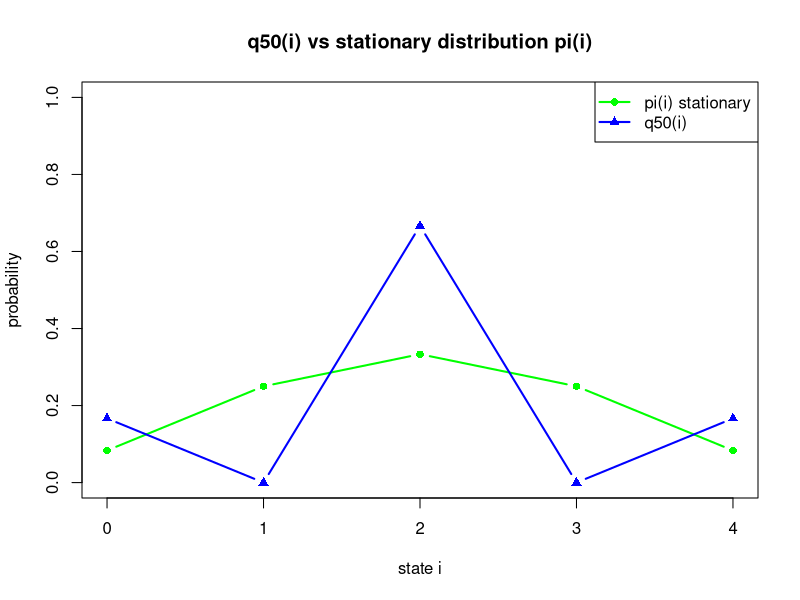

R code for this plot:
## ---- chunk 1
# Transition matrix p from part (a)

# Define transition matrix (rows = from, cols = to, states 0,1,2,3,4)
p <- matrix(c(
  0,   1,   0,   0,   0,
  1/3, 0,   2/3, 0,   0,
  0,   1/2, 0,   1/2, 0,
  0,   0,   2/3, 0,   1/3,
  0,   0,   0,   1,   0
), nrow = 5, byrow = TRUE)

# Compute p^50 using matrix exponentiation
library(expm)
p50 <- p %^% 50

# Starting at X0 = 2 (index 3 since R is 1-indexed)
q0 <- c(0, 0, 1, 0, 0)
q50 <- q0 %*% p50

# Stationary distribution from part (b)
pi_stat <- c(1/12, 3/12, 4/12, 3/12, 1/12)

# Print results
cat("q50:\n")
cat(round(q50, 6), "\n\n")
cat("Stationary distribution pi:\n")
cat(round(pi_stat, 6), "\n\n")

# Plot both
states <- 0:4
plot(states, pi_stat, type = "b", col = "green", pch = 16, lwd = 2,
     ylim = c(0, 1), xlab = "state i", ylab = "probability",
     main = "q50(i) vs stationary distribution pi(i)")
lines(states, q50[1,], type = "b", col = "blue", pch = 17, lwd = 2)
legend("topright",
       legend = c("pi(i) stationary", "q50(i)"),
       col = c("green", "blue"), pch = c(16, 17), lwd = 2)
## ---- chunk 2
# Solve ln(x) = 2x - 2
f <- function(x) log(x) - 2*x + 2
root <- uniroot(f, interval = c(0.001, 0.999))
cat("p =", round(root$root, 6), "\n")
## ---- chunk 3
a <- 0.49
n_sim <- 1000
max_gen <- 200

extinct <- 0

for (i in 1:n_sim) {
  X <- 1
  for (gen in 1:max_gen) {
    if (X == 0) break
    Z <- rbinom(1, size = X, prob = 1 - a)
    X <- 2 * Z
  }
  if (X == 0) extinct <- extinct + 1
}

sim_rho <- extinct / n_sim
theoretical_rho <- a / (1 - a)

cat("Simulated extinction probability: ", round(sim_rho, 4), "\n")
cat("Theoretical rho = a/(1-a):        ", round(theoretical_rho, 4), "\n")
